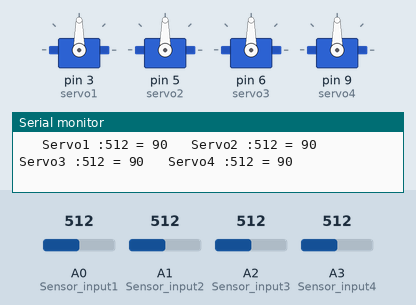
Recording of a sketch running on a simulated Arduino Uno, built with avr-gcc and run on an emulated ATmega328P. On the bench: 4 × servo, the last lines printed to the serial monitor. Inputs (shaded band) come from the test bench; at power-on: A0 (Sensor_input1) = 512, A1 (Sensor_input2) = 512, A2 (Sensor_input3) = 512, A3 (Sensor_input4) = 512.

Above: at 1.2 s.
1.3 s: A0 (Sensor_input1) set to 554
At 2.4 s:
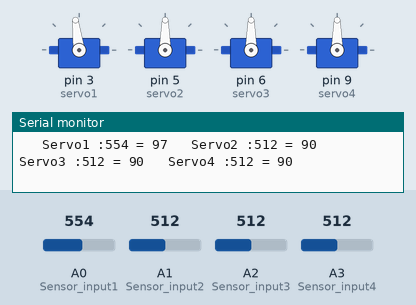
2.8 s: A0 (Sensor_input1) set to 580
At 3.9 s:
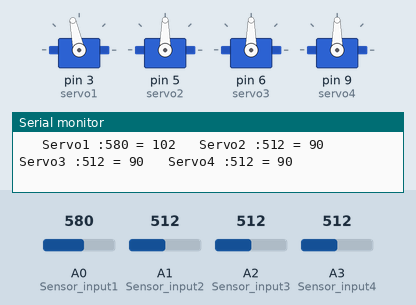
4.3 s: A1 (Sensor_input2) set to 550
At 5.0 s:
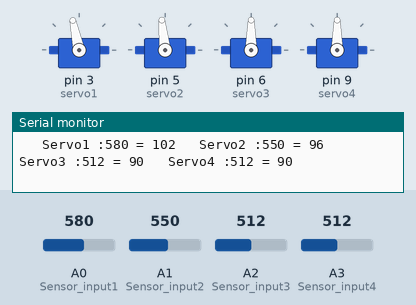
7.3 s: A1 (Sensor_input2) set to 577
At 8.1 s:
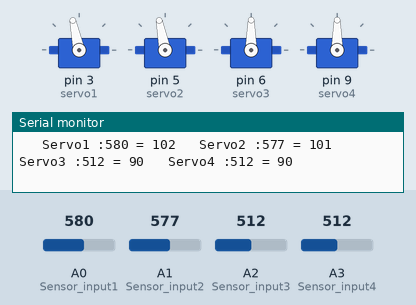
8.8 s: A2 (Sensor_input3) set to 552
At 9.9 s:
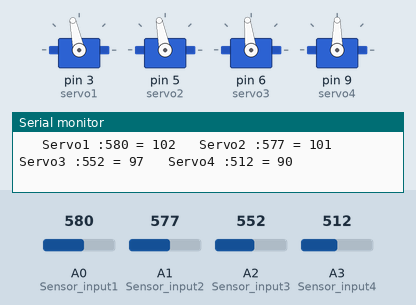
11.8 s: A2 (Sensor_input3) set to 580
At 13.3 s:
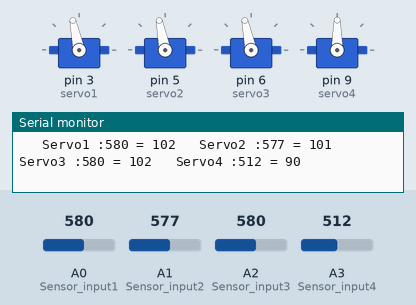
Timing chart, 0 to 14.3 s (numbered marks = the images above; inputs shaded):
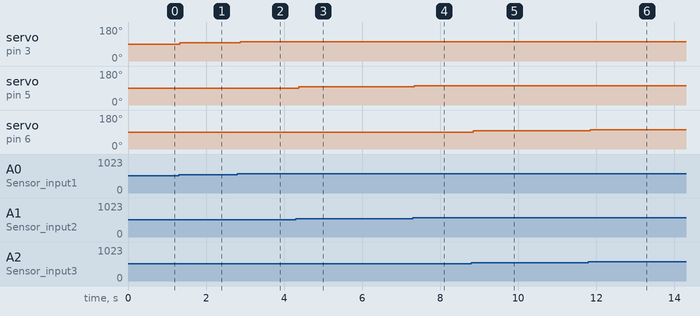

The sketch:

Controlling_Multiple_Servo_With_Potentiometer.ino
```cpp
#include <Servo.h>

int Sensor_input1 = A0;
int Sensor_input2 = A1;
int Sensor_input3 = A2;
int Sensor_input4 = A3;
int Sensor_Reading1;
int Sensor_Reading2;
int Sensor_Reading3;
int Sensor_Reading4;
int Angle1;
int Angle2;
int Angle3;
int Angle4;
Servo servo1;
Servo servo2;
Servo servo3;
Servo servo4;

void setup() {
  // put your setup code here, to run once:
  Serial.begin(9600);
  servo1.attach(3);
  servo2.attach(5);
  servo3.attach(6);
  servo4.attach(9);
}

void loop() {
  // put your main code here, to run repeatedly:
  Sensor_Reading1 = analogRead(Sensor_input1); // Taking the input from the potentiometer
  Angle1 = map(Sensor_Reading1, 0, 1023, 0, 180); /* Mapping the input of the potentiometer from
                                               0 to 1023 to the angle of servo from 0 to 180*/
  Serial.print("   Servo1 :");
  Serial.print(Sensor_Reading1);
  Serial.print(" = ");
  Serial.print(Angle1);
  servo1.write(Angle1); // Giving the servo the angle
  delay(15);

  Sensor_Reading2 = analogRead(Sensor_input2); // Taking the input from the potentiometer
  Angle2 = map(Sensor_Reading2, 0, 1023, 0, 180); /* Mapping the input of the potentiometer from
                                               0 to 1023 to the angle of servo from 0 to 180*/
  Serial.print("   Servo2 :");
  Serial.print(Sensor_Reading2);
  Serial.print(" = ");
  Serial.print(Angle2);
  servo2.write(Angle2); // Giving the servo the angle
  delay(15);

  Sensor_Reading3 = analogRead(Sensor_input3); // Taking the input from the potentiometer
  Angle3 = map(Sensor_Reading3, 0, 1023, 0, 180); /* Mapping the input of the potentiometer from
                                               0 to 1023 to the angle of servo from 0 to 180*/
  Serial.print("   Servo3 :");
  Serial.print(Sensor_Reading3);
  Serial.print(" = ");
  Serial.print(Angle3);
  servo3.write(Angle3); // Giving the servo the angle
  delay(15);


  Sensor_Reading4 = analogRead(Sensor_input4); // Taking the input from the potentiometer
  Angle4 = map(Sensor_Reading4, 0, 1023, 0, 180); /* Mapping the input of the potentiometer from
                                                  0 to 1023 to the angle of servo from 0 to 180*/
  Serial.print("   Servo4 :");
  Serial.print(Sensor_Reading4);
  Serial.print(" = ");
  Serial.println(Angle4);
  servo4.write(Angle4);
  delay(15);
}
```

Measured:
- after the input at 1.3 s, servo on pin 3 (servo1): 90° → 97° at once
- after the input at 2.8 s, servo on pin 3 (servo1): 97° → 102° after 0.07 s
- after the input at 4.3 s, servo on pin 5 (servo2): 90° → 96° after 0.07 s
- after the input at 7.3 s, servo on pin 5 (servo2): 96° → 101° at once
- after the input at 8.8 s, servo on pin 6 (servo3): 90° → 97° after 0.05 s
- after the input at 11.8 s, servo on pin 6 (servo3): 97° → 102° after 0.05 s
